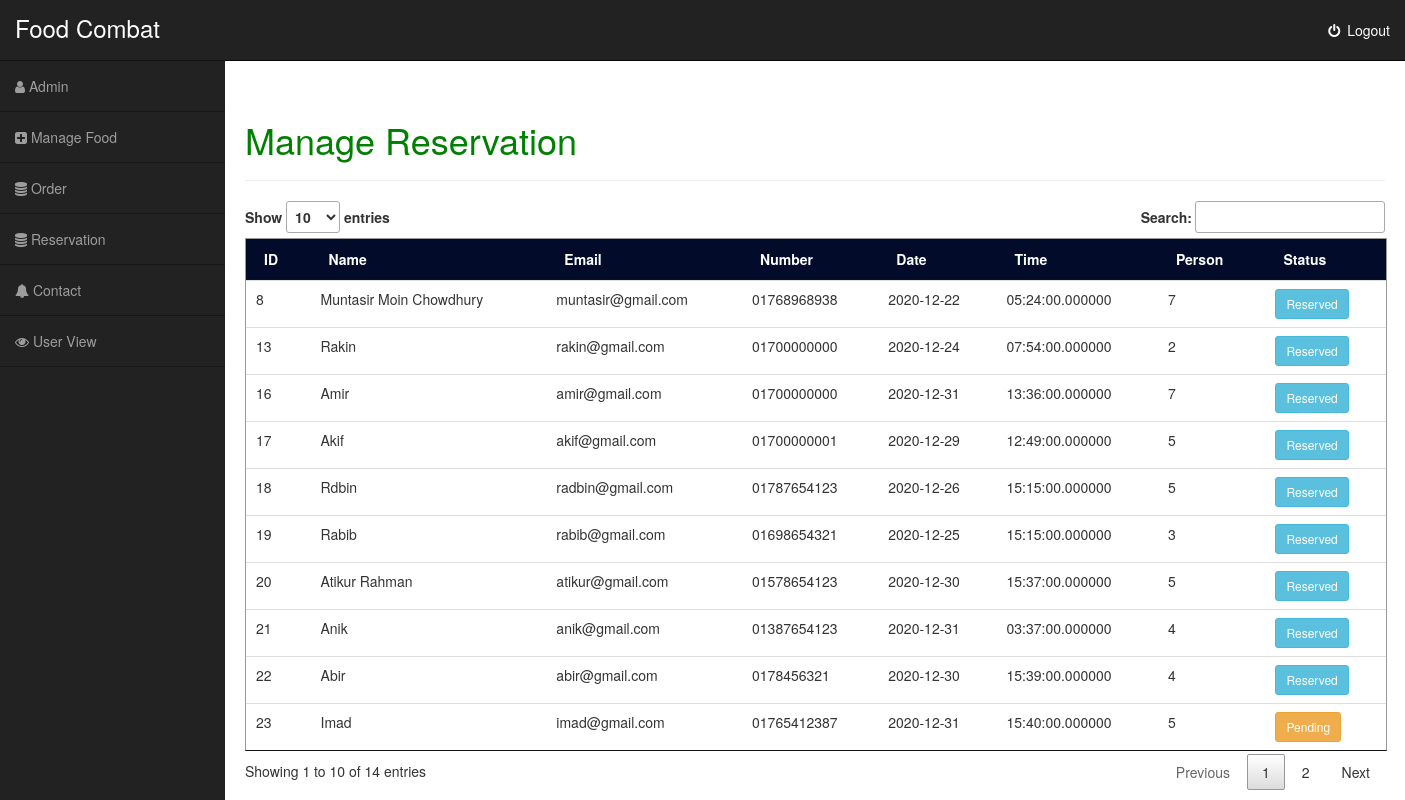
/index.php/admin_controller/reservation, run on the app's committed database.
### tables this page shows
CREATE TABLE `reservation_us` (
  `reservation_id` int(255) NOT NULL,
  `reservation_name` varchar(255) NOT NULL,
  `reservation_email` varchar(255) NOT NULL,
  `reservation_number` varchar(255) NOT NULL,
  `reservation_date` date NOT NULL,
  `reservation_time` time(6) NOT NULL,
  `reservation_person` varchar(255) NOT NULL,
  `status` int(11) NOT NULL
);

### application/controllers/admin_controller.php (called while the page is built, shortened)
<?php
class admin_controller extends CI_Controller{
    public function reservation(){
        $data = array();
        $this->load->model('admin_model');
        $data['all_reservation']= $this->admin_model->all_reservation();
        $data['admin_content'] =  $this->load->view('admin_pages/reservation',$data,true);
        $this->load->view('dashboard',$data);
    }
}

### index.php (called while the page is built, shortened)
<?php
require_once BASEPATH.'core/CodeIgniter.php';

### application/models/admin_model.php (called while the page is built, shortened)
<?php
class admin_model extends CI_Model{
    public function all_reservation(){
        $this->db->select('*');
        $this->db->from('reservation_us');
        $query = $this->db->get();
        $order = $query->result();
        return $order;
    }
}

### application/views/admin_pages/reservation.php (the view)
<div class="container">
<div class="card">
  <div class="card-header"  style="color:green">
    <h1>Manage Reservation</h1>
  </div>
  <hr>
  <div class="card-body">
    <table class="table table-dark" id="myTable">
        <thead class="thead">
            <tr>
            <th scope="col">ID</th>
            <th scope="col"> Name</th>
            <th scope="col">Email</th>
            <th scope="col">Number</th>
            <th scope="col">Date</th>
            <th scope="col">Time</th>
            <th scope="col">Person</th>
            <th scope="col">Status</th>
            </tr>
        </thead>
        <tbody>
            <?php foreach($all_reservation as $row){?>
            <tr>
                    <td><?php echo $row->reservation_id;?></td>
                    <td><?php echo $row->reservation_name;?></td>
                    <td><?php echo $row->reservation_email;?></td>
                    <td><?php echo $row->reservation_number;?></td>
                    <td><?php echo $row->reservation_date;?></td>
                    <td><?php echo $row->reservation_time;?></td>
                    <td><?php echo $row->reservation_person;?></td>
                    <td>
                        <?php
                            $status = $row->status;
                            if($status == 1)
                            { ?>
                                <a href="" class="btn btn-info btn-sm">Reserved</a>
                            <?php }
                            else
                            { ?>
                                <a href="admin_controller/update_status_reserve?sid=<?php echo $row->reservation_id;?>&sval=<?php echo $row->status; ?>" class="btn btn-warning btn-sm">Pending</a>
                            <?php }
                        ?>
                    </td>
            </tr>
            <?php } ?>
        </tbody>
    </table>
  </div>
</div>
</div>

### asset/dashboard/style/style.css (style rules this page uses)
@media (min-width:768px) { body { margin-top: 50px; } }
.table { border: 1px solid #999; }
.table .thead { background-color: rgb(2, 11, 41); color: #fff; }
a { color: #7D7D7D; text-decoration: none; background-color: transparent; -webkit-text-decoration-skip: objects; }

### data on the page
reservation_us: reservation_id "8", reservation_name "Muntasir Moin Chowdhury", reservation_email "muntasir@gmail.com", reservation_number "01768968938", reservation_date "2020-12-22", reservation_time "05:24:00.000000", reservation_person "7", status "Reserved"
reservation_us: reservation_id "13", reservation_name "Rakin", reservation_email "rakin@gmail.com", reservation_number "01700000000", reservation_date "2020-12-24", reservation_time "07:54:00.000000", reservation_person "2", status "Reserved"
reservation_us: reservation_id "16", reservation_name "Amir", reservation_email "amir@gmail.com", reservation_number "01700000000", reservation_date "2020-12-31", reservation_time "13:36:00.000000", reservation_person "7", status "Reserved"
reservation_us: reservation_id "17", reservation_name "Akif", reservation_email "akif@gmail.com", reservation_number "01700000001", reservation_date "2020-12-29", reservation_time "12:49:00.000000", reservation_person "5", status "Reserved"
reservation_us: reservation_id "18", reservation_name "Rdbin", reservation_email "radbin@gmail.com", reservation_number "01787654123", reservation_date "2020-12-26", reservation_time "15:15:00.000000", reservation_person "5", status "Reserved"
reservation_us: reservation_id "19", reservation_name "Rabib", reservation_email "rabib@gmail.com", reservation_number "01698654321", reservation_date "2020-12-25", reservation_time "15:15:00.000000", reservation_person "3", status "Reserved"
reservation_us: reservation_id "20", reservation_name "Atikur Rahman", reservation_email "atikur@gmail.com", reservation_number "01578654123", reservation_date "2020-12-30", reservation_time "15:37:00.000000", reservation_person "5", status "Reserved"
reservation_us: reservation_id "21", reservation_name "Anik", reservation_email "anik@gmail.com", reservation_number "01387654123", reservation_date "2020-12-31", reservation_time "03:37:00.000000", reservation_person "4", status "Reserved"
reservation_us: reservation_id "22", reservation_name "Abir", reservation_email "abir@gmail.com", reservation_number "0178456321", reservation_date "2020-12-30", reservation_time "15:39:00.000000", reservation_person "4", status "Reserved"
reservation_us: reservation_id "23", reservation_name "Imad", reservation_email "imad@gmail.com", reservation_number "01765412387", reservation_date "2020-12-31", reservation_time "15:40:00.000000", reservation_person "5"
